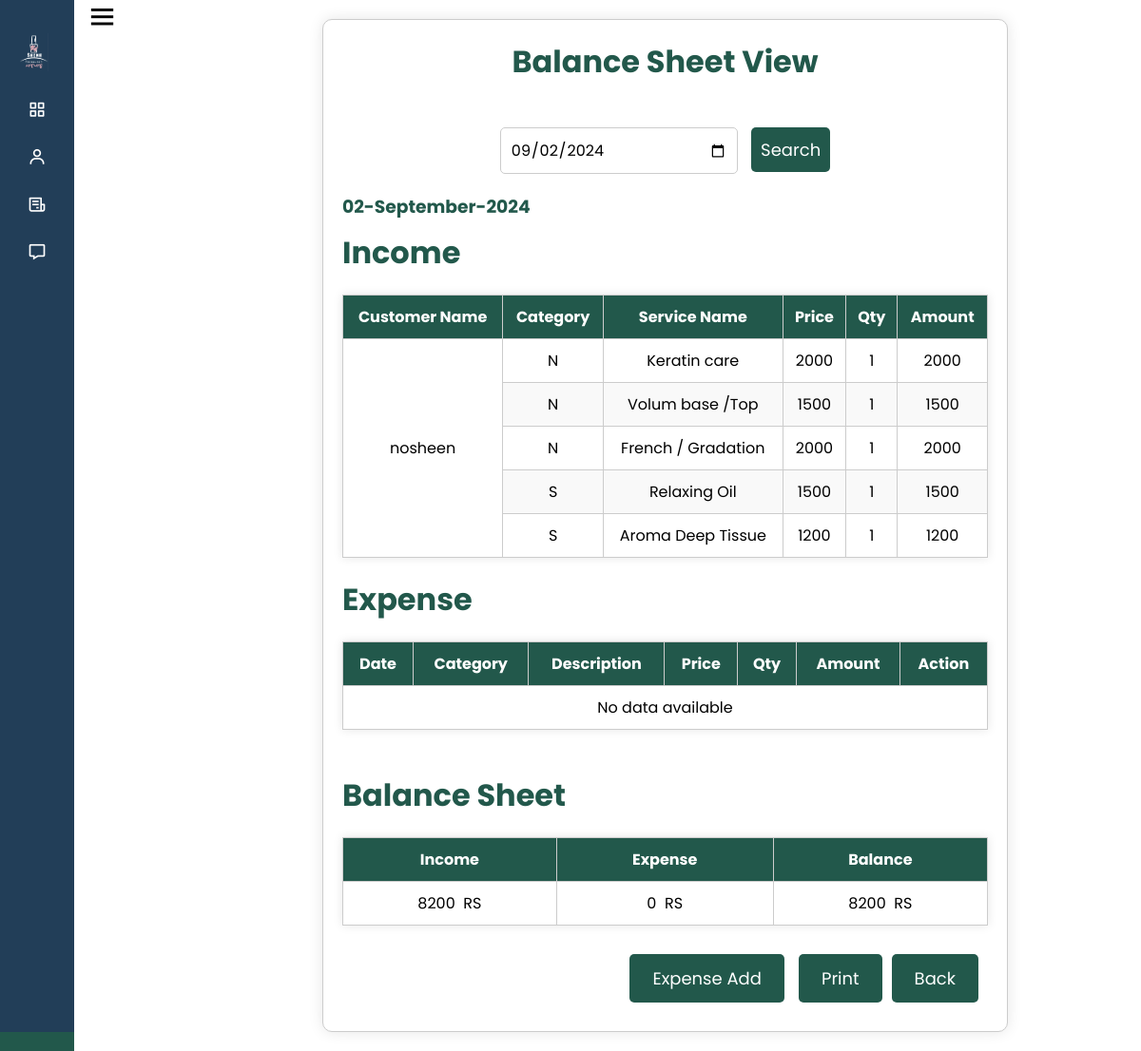
Screenshot of /balance_view.php?date=2024-09-02 with the database file from the repository.
### tables this page shows
CREATE TABLE IF NOT EXISTS `customer` (
  `c_no` int(11) NOT NULL AUTO_INCREMENT,
  `c_name` varchar(30) NOT NULL,
  `c_mobile` varchar(11) NOT NULL,
  `c_birthday` date NOT NULL,
  `c_note` text NOT NULL,
  `c_cat` varchar(15) NOT NULL,
  `c_reg_date` date DEFAULT NULL,
  `c_is_del` varchar(15) DEFAULT NULL,
  `c_del_by` varchar(255) DEFAULT NULL,
  `c_del_time` timestamp NULL DEFAULT NULL,
  PRIMARY KEY (`c_no`)
);

CREATE TABLE IF NOT EXISTS `order` (
  `o_no` int(11) NOT NULL AUTO_INCREMENT,
  `o_c_no` int(11) NOT NULL,
  `o_date` date NOT NULL,
  `o_memo` text NOT NULL,
  `o_amount` decimal(10,0) DEFAULT NULL,
  `o_service_count` int(11) DEFAULT NULL,
  `o_pymt_method` varchar(15) DEFAULT NULL,
  `o_pro_no` int(11) DEFAULT NULL,
  PRIMARY KEY (`o_no`)
);

CREATE TABLE IF NOT EXISTS `service_item` (
  `si_no` int(11) NOT NULL AUTO_INCREMENT,
  `si_cat` varchar(255) DEFAULT NULL,
  `si_service_name` varchar(50) NOT NULL,
  `si_price` int(11) NOT NULL,
  `si_promotion_price` int(11) DEFAULT NULL,
  `si_image1` varchar(255) DEFAULT NULL,
  `si_image2` varchar(255) DEFAULT NULL,
  `si_image3` varchar(255) DEFAULT NULL,
  `si_ext1` varchar(255) DEFAULT NULL,
  `si_ext2` varchar(255) DEFAULT NULL,
  `si_ext3` varchar(255) DEFAULT NULL,
  `si_description` text NOT NULL,
  `si_show` tinyint(1) DEFAULT '0',
  PRIMARY KEY (`si_no`)
);

CREATE TABLE IF NOT EXISTS `orderservice` (
  `s_no` int(11) NOT NULL AUTO_INCREMENT,
  `s_o_no` int(11) NOT NULL,
  `s_order_no` int(11) NOT NULL,
  `s_cat` varchar(1) DEFAULT NULL,
  `s_si_no` int(11) DEFAULT NULL,
  `s_qty` int(11) DEFAULT NULL,
  `s_price` int(11) DEFAULT NULL,
  PRIMARY KEY (`s_no`)
);

CREATE TABLE IF NOT EXISTS `currency` (
  `ss_no` int(11) NOT NULL AUTO_INCREMENT,
  `ss_currency` varchar(3) NOT NULL,
  PRIMARY KEY (`ss_no`)
);

### balance_view.php (the view, shortened to what this page needs)
<?php
include 'common.php';
$selected_date = isset($_GET['date']) ? $_GET['date'] : '';
$formatted_date = '';
if ($selected_date) {
    $date = DateTime::createFromFormat('Y-m-d', $selected_date);
    if ($date) {
        $formatted_date = $date->format('d-F-Y');
    } else {
        $formatted_date = htmlspecialchars($selected_date);
    }
}
$search_query = isset($_GET['search']) ? $_GET['search'] : '';
function fetchData($conn, $selected_date, $search_query) {
    $data = [];
    $search_query_wildcard = "%$search_query%";
    $sql_orders = "
        SELECT o.o_c_no, c.c_name, os.s_si_no, si.si_cat, si.si_service_name, os.s_price, os.s_qty, (os.s_price * os.s_qty) AS amount
        FROM `order` o
        JOIN `customer` c ON o.o_c_no = c.c_no
        JOIN `orderservice` os ON o.o_no = os.s_o_no
        JOIN `service_item` si ON os.s_si_no = si.si_no
        WHERE o.o_date = ?
    ";
    $stmt = $conn->prepare($sql_orders);
    if (!empty($search_query)) {
        $stmt->bind_param('ssss', $selected_date, $search_query_wildcard, $search_query_wildcard, $search_query_wildcard);
    } else {
        $stmt->bind_param('s', $selected_date);
    }
    $stmt->execute();
    $result_orders = $stmt->get_result();
    $income_total = 0;
    while ($row = $result_orders->fetch_assoc()) {
        $customer_name = $row['c_name'];
        if (!isset($data[$customer_name])) {
            $data[$customer_name] = [];
        }
        $service_name = $row['si_service_name'];
        $si_cat = $row['si_cat'];
        $price = $row['s_price'];
        $quantity = $row['s_qty'];
        $amount = $row['amount'];
        $data[$customer_name][] = [
            'service_name' => $service_name,
            'service_cat' => $si_cat,
            'price' => $price,
            'quantity' => $quantity,
            'amount' => $amount
        ];
        $income_total += $amount;
    }
    $sql_expenses = "
        SELECT e.e_no, ec.ex_cat_name, e.e_description, e.e_price, e.e_qty, (e.e_price * e.e_qty) AS e_amount, e.e_exp_date
        FROM `expense` e
        JOIN `expense_cat` ec ON e.e_ex_no = ec.ex_no
        WHERE e.e_exp_date = ?
    ";
    $stmt = $conn->prepare($sql_expenses);
    if (!empty($search_query)) {
        $stmt->bind_param('ssss', $selected_date, $search_query_wildcard, $search_query_wildcard, $search_query_wildcard);
    } else {
        $stmt->bind_param('s', $selected_date);
    }
    $stmt->execute();
    $result_expenses = $stmt->get_result();
    $expense_total = 0;
    return [$data, $result_expenses, $income_total, $expense_total];
}
list($data, $result_expenses,$income_total, $expense_total) = fetchData($conn, $selected_date, $search_query);
  $balance = $income_total-$expense_total;
$sql = "SELECT ss_currency FROM currency WHERE ss_no = 1";
$result = mysqli_query($conn, $sql);
$currency = 'RS';
if ($row = mysqli_fetch_assoc($result)) {
    $currency = $row['ss_currency'];
}
?>
<!DOCTYPE html>
<html lang="en">
<head>
    <link rel="stylesheet" href="./css/balance_view.css">
</head>
<body>
<?php include 'side_bar.php'; ?>
<div class="container">
    <h1>Balance Sheet View</h1>
    <br>
    <div class="search-bar">
        <form method="GET" action="">
            <input type="date" name="date" value="<?php echo htmlspecialchars($selected_date); ?>">
            <a><button type="submit" class="search-btn">Search</button></a>
        </form>
    </div>
    <h3 id="head"><?php echo htmlspecialchars($formatted_date); ?></h3>
    <h1 id="head">Income</h1>
    <table class="balance-table">
        <thead>
            <tr>
                <th>Customer Name</th>
                <th>Category</th>
                <th>Service Name</th>
                <th>Price</th>
                <th>Qty</th>
                <th>Amount</th>
            </tr>
        </thead>
        <tbody>
            <?php
            if (!empty($data)) {
                foreach ($data as $customer_name => $services) {
                    $rowspan = count($services);
                    $first = true;
                    foreach ($services as $service) {
                        echo "<tr>";
                        if ($first) {
                            echo "<td rowspan='$rowspan'>" . htmlspecialchars($customer_name) . "</td>";
                            $first = false;
                        }
                        echo "<td>" . htmlspecialchars($service['service_cat']) . "</td>";
                        echo "<td>" . htmlspecialchars($service['service_name']) . "</td>";
                        echo "<td>" . htmlspecialchars($service['price']) . "</td>";
                        echo "<td>" . htmlspecialchars($service['quantity']) . "</td>";
                        echo "<td>" . htmlspecialchars($service['amount']) . "</td>";
                        echo "</tr>";
                    }
                }
            } else {
                echo "<tr><td colspan='5'>No data available</td></tr>";
            }
            ?>
        </tbody>
    </table>
    <h1 id="head">Expense</h1>
<table class="balance-table">
    <thead>
        <tr>
            <th>Date</th>
            <th>Category</th>
            <th>Description</th>
            <th>Price</th>
            <th>Qty</th>
            <th>Amount</th>
            <th>Action</th>
        </tr>
    </thead>
    <tbody>
    <?php
if ($result_expenses->num_rows > 0) {
    while ($row = $result_expenses->fetch_assoc()) {
        echo "<tr>";
        echo "<td>" . htmlspecialchars($row['e_exp_date']) . "</td>";
        echo "<td>" . htmlspecialchars($row['ex_cat_name']) . "</td>";
        echo "<td>" . htmlspecialchars($row['e_description']) . "</td>";
        echo "<td>" . htmlspecialchars($row['e_price']) . "</td>";
        echo "<td>" . htmlspecialchars($row['e_qty']) . "</td>";
        echo "<td>" . htmlspecialchars($row['e_amount']) . "</td>";
        echo "<td>
                <button class='action update'><a href='expense_modify.php?id=" . htmlspecialchars($row['e_no']) . "'>Update</a></button>
                <button class='action delete' onclick='deleteExpense(" . htmlspecialchars($row['e_no']) . ")'>Delete</button>
              </td>";
        echo "</tr>";
    }
} else {
    echo "<tr><td colspan='7'>No data available</td></tr>";
}
?>
    </tbody>
</table>
<br>
  <h1 id="head">Balance Sheet</h1>
    <table class="balance-table">
        <thead>
            <tr>
                <th>Income</th>
                <th>Expense</th>
                <th>Balance</th>
            </tr>
        </thead>
        <tbody>
        <tr>
                <td><?php echo htmlspecialchars($income_total); ?> &nbsp;<?= htmlspecialchars($currency) ?></td>
                <td><?php echo htmlspecialchars($expense_total); ?> &nbsp;<?= htmlspecialchars($currency) ?></td>
                <td><?php echo htmlspecialchars($balance); ?> &nbsp;<?= htmlspecialchars($currency) ?></td>
            </tr>
        </tbody>
    </table>
    <div class="footer-buttons">
    <a href="expense_add.php?date=<?php echo urlencode($selected_date); ?>">
    <button class="action">Expense Add</button>
</a>
        <button onclick="window.print();" class="print-btn">Print</button>
        <button onclick="window.history.back();" class="back-btn">Back</button>
    </div>
</div>
</body>
</html>

### css/balance_view.css (style rules this page uses)
.container { width: 70%; margin: 20px; margin-left:280px; padding: 20px; background-color: #ffffff; border: 1px solid #ccc; border-radius: 10px; box-shadow: 0 0 15px rgba(0, 0, 0, 0.1); text-align: center; }
h1 { text-align: center; font-size: 40px; color: #22584b; }
#head { color: #22584b; text-align: left; margin-bottom: 10px; }
.search-bar { display: flex; justify-content: center; align-items: center; margin: 20px 0; }
.search-bar input { padding: 10px; font-size: 16px; border: 1px solid #ccc; border-radius: 5px; width: 250px; margin-right: 10px; }
.search-bar .search-btn { background-color: #22584b; color:white; border: none; padding: 10px; cursor: pointer; border-radius: 5px; transition: background-color 0.3s; }
.balance-table { width: 100%; margin: 20px 0; border-collapse: collapse; box-shadow: 0 0 10px rgba(0, 0, 0, 0.1); }
.balance-table th, .balance-table td { border: 1px solid #ccc; padding: 15px; text-align: center; font-size: 14px; }
.balance-table th { background-color: #22584b; color: white; font-weight: bold; }
.balance-table tbody tr:nth-child(even) { background-color: #f9f9f9; }
.footer-buttons { display: flex; justify-content: center; gap: 10px; margin-top: 20px; }
.footer-buttons button { background-color: #22584b; color: white; border: none; padding: 10px 20px; cursor: pointer; border-radius: 5px; transition: background-color 0.3s; justify-content: flex-end; }

### css/side_bar.css (style rules this page uses)
* { margin: 0; padding: 0; box-sizing: border-box; font-family: 'Poppins', sans-serif; }
body { display: flex; margin-right: 10%; }

### balance_view.php (style rules this page uses)
.footer-buttons { display: flex; justify-content: flex-end; padding: 10px; }
@media (min-width: 1025px) { h1 { font-size: 32px; } }
@media (min-width: 1025px) { .search-bar button { font-size: 18px; padding: 12px; } }
@media (min-width: 1025px) { .balance-table th, .balance-table td { font-size: 16px; padding: 10px; } }
@media (min-width: 1025px) { .footer-buttons button { font-size: 18px; padding: 12px 24px; } }
.action { background-color: #22584b; color: white; border: none; padding: 10px 20px; cursor: pointer; border-radius: 5px; transition: background-color 0.3s; display: inline-block; margin-right: 5px; }

### rows the page displays
order: service_item.si_cat "N", service_item.si_service_name "Keratin care", price "2000", orderservice.s_qty "1", amount "2000", service_item.si_service_name "Volum base /Top", price "1500", amount "1500", service_item.si_service_name "French / Gradation", service_item.si_cat "S", service_item.si_service_name "Relaxing Oil", service_item.si_service_name "Aroma Deep Tissue", price "1200", amount "1200"
customer: c_name "nosheen"
currency: ss_currency "RS"

### other values shown
$formatted_date "02-September-2024"
$income_total "8200"
$expense_total "0"
$balance "8200"
